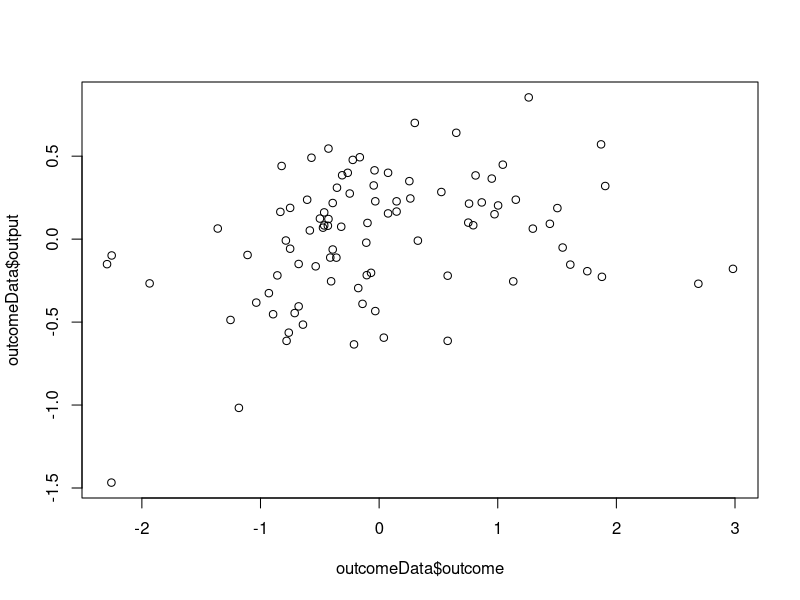
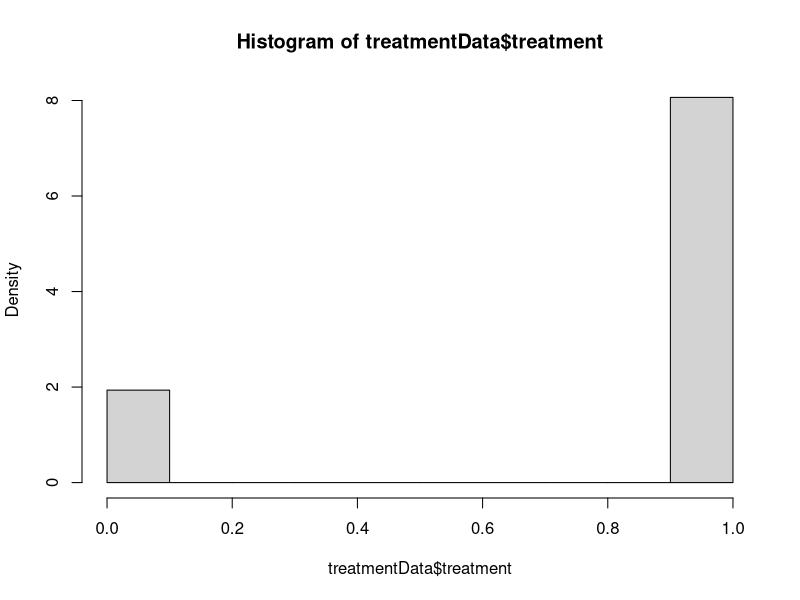
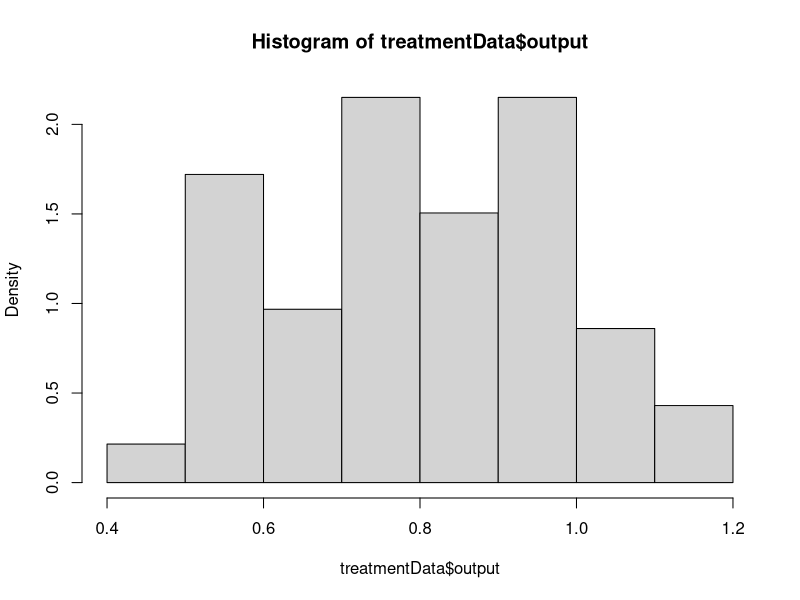

Here is the R script that generated these plots, in order:
outcomeData = read.csv('output/outcome.csv')
treatmentData = read.csv('output/treatment.csv')
standardData = read.csv('data/standardData.csv')

plot(outcomeData$outcome, outcomeData$output)
hist(treatmentData$treatment,prob=TRUE)
hist(treatmentData$output,prob=TRUE)
mean(treatmentData$output[treatmentData$treatment==0])
mean(treatmentData$output[treatmentData$treatment==1])

summary(lm(outcome ~ output,data=outcomeData))
summary(lm(treatment ~ output,data=treatmentData))

mean(standardData$sd1[standardData$treatment==0])
mean(standardData$sd1[standardData$treatment==1])

outcome = standardData$outcome
treatment = standardData$treatment
setting1 = standardData$setting1
setting2 = standardData$setting2
setting3 = standardData$setting3
summary(lm(outcome ~ treatment))
summary(lm(outcome ~ treatment + setting1 + setting2 + setting3))

outcomeResidual = outcomeData$outcome - outcomeData$output
treatmentResidual = treatmentData$treatment - treatmentData$output
summary(lm(outcomeResidual ~ treatmentResidual))
